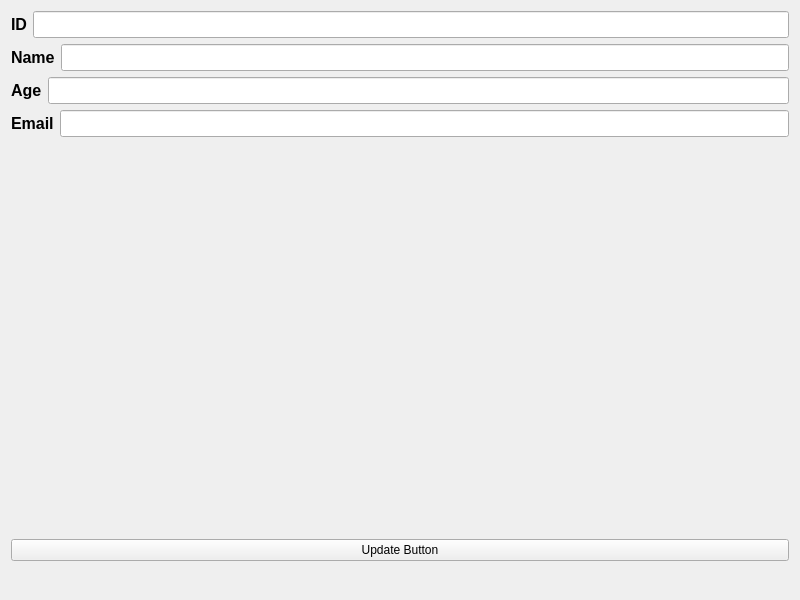
<?xml version="1.0" encoding="UTF-8"?>
<ui version="4.0">
 <class>Widget</class>
 <widget class="QWidget" name="Widget">
  <property name="geometry">
   <rect>
    <x>0</x>
    <y>0</y>
    <width>800</width>
    <height>600</height>
   </rect>
  </property>
  <property name="windowTitle">
   <string>Widget</string>
  </property>
  <layout class="QHBoxLayout" name="horizontalLayout_5">
   <item>
    <layout class="QVBoxLayout" name="verticalLayout">
     <item>
      <layout class="QHBoxLayout" name="horizontalLayout">
       <item>
        <widget class="QLabel" name="label">
         <property name="font">
          <font>
           <pointsize>12</pointsize>
           <bold>true</bold>
          </font>
         </property>
         <property name="text">
          <string>ID</string>
         </property>
        </widget>
       </item>
       <item>
        <widget class="QLineEdit" name="lineEditId">
         <property name="font">
          <font>
           <pointsize>12</pointsize>
          </font>
         </property>
        </widget>
       </item>
      </layout>
     </item>
     <item>
      <layout class="QHBoxLayout" name="horizontalLayout_2">
       <item>
        <widget class="QLabel" name="label_2">
         <property name="font">
          <font>
           <pointsize>12</pointsize>
           <bold>true</bold>
          </font>
         </property>
         <property name="text">
          <string>Name</string>
         </property>
        </widget>
       </item>
       <item>
        <widget class="QLineEdit" name="lineEditName">
         <property name="font">
          <font>
           <pointsize>12</pointsize>
          </font>
         </property>
        </widget>
       </item>
      </layout>
     </item>
     <item>
      <layout class="QHBoxLayout" name="horizontalLayout_3">
       <item>
        <widget class="QLabel" name="label_3">
         <property name="font">
          <font>
           <pointsize>12</pointsize>
           <bold>true</bold>
          </font>
         </property>
         <property name="text">
          <string>Age</string>
         </property>
        </widget>
       </item>
       <item>
        <widget class="QLineEdit" name="lineEditAge">
         <property name="font">
          <font>
           <pointsize>12</pointsize>
          </font>
         </property>
        </widget>
       </item>
      </layout>
     </item>
     <item>
      <layout class="QHBoxLayout" name="horizontalLayout_4">
       <item>
        <widget class="QLabel" name="label_4">
         <property name="font">
          <font>
           <pointsize>12</pointsize>
           <bold>true</bold>
          </font>
         </property>
         <property name="text">
          <string>Email</string>
         </property>
        </widget>
       </item>
       <item>
        <widget class="QLineEdit" name="lineEditEmail">
         <property name="font">
          <font>
           <pointsize>12</pointsize>
          </font>
         </property>
        </widget>
       </item>
      </layout>
     </item>
     <item>
      <spacer name="verticalSpacer">
       <property name="orientation">
        <enum>Qt::Vertical</enum>
       </property>
       <property name="sizeHint" stdset="0">
        <size>
         <width>20</width>
         <height>40</height>
        </size>
       </property>
      </spacer>
     </item>
     <item>
      <widget class="QPushButton" name="pushButton">
       <property name="text">
        <string>Update Button</string>
       </property>
      </widget>
     </item>
     <item>
      <widget class="QLabel" name="label_5">
       <property name="font">
        <font>
         <pointsize>14</pointsize>
         <bold>true</bold>
        </font>
       </property>
       <property name="styleSheet">
        <string notr="true">color: rgb(255, 0, 0);</string>
       </property>
       <property name="text">
        <string/>
       </property>
      </widget>
     </item>
    </layout>
   </item>
  </layout>
 </widget>
 <resources/>
 <connections/>
</ui>
